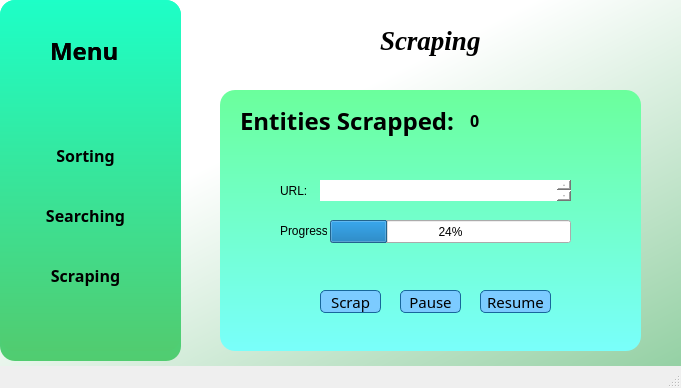
<?xml version="1.0" encoding="UTF-8"?>
<ui version="4.0">
 <class>MainWindow</class>
 <widget class="QMainWindow" name="MainWindow">
  <property name="geometry">
   <rect>
    <x>0</x>
    <y>0</y>
    <width>681</width>
    <height>388</height>
   </rect>
  </property>
  <property name="windowTitle">
   <string>MainWindow</string>
  </property>
  <widget class="QWidget" name="centralwidget">
   <widget class="QWidget" name="mainwidget" native="true">
    <property name="geometry">
     <rect>
      <x>0</x>
      <y>0</y>
      <width>1051</width>
      <height>571</height>
     </rect>
    </property>
    <property name="styleSheet">
     <string notr="true">QPushButton#loginButton{
	background-color:rgba(85,98,112,255);
	color:rgba(255,255,255,200);
	border-radius:5px;
}
QPushButton#loginButton:pressed{
	padding-left:5px;
	padding-top:5px;
	baclground-color:rgba(255,107,107,255);
	background-position:calc(100% - 10px)center;
}
QPushButton#loginButton:hover{
	background-color:rgba(255,107,107,255);
}</string>
    </property>
    <widget class="QLabel" name="frontlabel_3">
     <property name="geometry">
      <rect>
       <x>0</x>
       <y>0</y>
       <width>181</width>
       <height>351</height>
      </rect>
     </property>
     <property name="font">
      <font>
       <family>Rockwell</family>
       <weight>75</weight>
       <bold>true</bold>
      </font>
     </property>
     <property name="styleSheet">
      <string notr="true">background-color: qlineargradient(spread:pad, x1:0, y1:0, x2:0, y2:1, stop:0 rgb(29, 255, 199), stop:1 rgb(81, 204, 112));
border-radius:15px;</string>
     </property>
     <property name="text">
      <string/>
     </property>
    </widget>
    <widget class="QLabel" name="heading_label_2">
     <property name="geometry">
      <rect>
       <x>50</x>
       <y>30</y>
       <width>91</width>
       <height>41</height>
      </rect>
     </property>
     <property name="font">
      <font>
       <family>Rockwell</family>
       <pointsize>18</pointsize>
       <weight>75</weight>
       <bold>true</bold>
      </font>
     </property>
     <property name="styleSheet">
      <string notr="true">color:(0,0,0,200);</string>
     </property>
     <property name="text">
      <string>Menu</string>
     </property>
    </widget>
    <widget class="QLabel" name="lbl_logo_2">
     <property name="geometry">
      <rect>
       <x>380</x>
       <y>20</y>
       <width>121</width>
       <height>41</height>
      </rect>
     </property>
     <property name="font">
      <font>
       <family>Times New Roman</family>
       <pointsize>20</pointsize>
       <weight>75</weight>
       <italic>true</italic>
       <bold>true</bold>
      </font>
     </property>
     <property name="styleSheet">
      <string notr="true">color:rgb(0, 0, 0);
</string>
     </property>
     <property name="text">
      <string>Scraping</string>
     </property>
    </widget>
    <widget class="QLabel" name="Valid_label_2">
     <property name="geometry">
      <rect>
       <x>330</x>
       <y>250</y>
       <width>151</width>
       <height>16</height>
      </rect>
     </property>
     <property name="styleSheet">
      <string notr="true">color:rgba(229, 31, 37);</string>
     </property>
     <property name="text">
      <string/>
     </property>
    </widget>
    <widget class="QPushButton" name="Sorting_2">
     <property name="geometry">
      <rect>
       <x>0</x>
       <y>140</y>
       <width>171</width>
       <height>31</height>
      </rect>
     </property>
     <property name="font">
      <font>
       <family>Lucida Calligraphy</family>
       <pointsize>12</pointsize>
       <weight>75</weight>
       <bold>true</bold>
       <underline>false</underline>
      </font>
     </property>
     <property name="styleSheet">
      <string notr="true">QPushButton{
	background-color:rgb(44, 130, 134);
}
QPushButton:hover{
	color: #0000;
	background-color:qlineargradient(spread:pad, x1:0, y1:0, x2:1, y2:0, stop:0 rgbargb(111, 255, 44), stop:1 rgb(186, 255, 82));
	border-radius:10px;
}
</string>
     </property>
     <property name="text">
      <string>Sorting</string>
     </property>
     <property name="flat">
      <bool>true</bool>
     </property>
    </widget>
    <widget class="QLabel" name="backlabel_2">
     <property name="geometry">
      <rect>
       <x>-20</x>
       <y>0</y>
       <width>1031</width>
       <height>521</height>
      </rect>
     </property>
     <property name="styleSheet">
      <string notr="true">background-color:qlineargradient(spread:pad, x1:1, y1:1, x2:0.267045, y2:0.272, stop:0 rgba(70, 174, 97, 255), stop:1 rgba(255, 255, 255, 255));
border-radius:10px;
</string>
     </property>
     <property name="text">
      <string/>
     </property>
    </widget>
    <widget class="QLabel" name="frontlabel_4">
     <property name="geometry">
      <rect>
       <x>220</x>
       <y>90</y>
       <width>421</width>
       <height>261</height>
      </rect>
     </property>
     <property name="font">
      <font>
       <family>Rockwell</family>
       <weight>75</weight>
       <bold>true</bold>
      </font>
     </property>
     <property name="styleSheet">
      <string notr="true">background-color: qlineargradient(spread:pad, x1:0, y1:0, x2:0, y2:1, stop:0 rgb(107, 255, 156), stop:1 rgb(121, 255, 251));
border-radius:15px;</string>
     </property>
     <property name="text">
      <string/>
     </property>
    </widget>
    <widget class="QPushButton" name="Scraping">
     <property name="geometry">
      <rect>
       <x>0</x>
       <y>260</y>
       <width>171</width>
       <height>31</height>
      </rect>
     </property>
     <property name="font">
      <font>
       <family>Lucida Calligraphy</family>
       <pointsize>12</pointsize>
       <weight>75</weight>
       <bold>true</bold>
       <underline>false</underline>
      </font>
     </property>
     <property name="styleSheet">
      <string notr="true">QPushButton{
	background-color:rgb(44, 130, 134);
}
QPushButton:hover{
	color: #0000;
	background-color:qlineargradient(spread:pad, x1:0, y1:0, x2:1, y2:0, stop:0 rgbargb(111, 255, 44), stop:1 rgb(186, 255, 82));
	border-radius:10px;
}
</string>
     </property>
     <property name="text">
      <string>Scraping</string>
     </property>
     <property name="flat">
      <bool>true</bool>
     </property>
    </widget>
    <widget class="QPushButton" name="Searching">
     <property name="geometry">
      <rect>
       <x>0</x>
       <y>200</y>
       <width>171</width>
       <height>31</height>
      </rect>
     </property>
     <property name="font">
      <font>
       <family>Lucida Calligraphy</family>
       <pointsize>12</pointsize>
       <weight>75</weight>
       <bold>true</bold>
       <underline>false</underline>
      </font>
     </property>
     <property name="styleSheet">
      <string notr="true">QPushButton{
	background-color:rgb(44, 130, 134);
}
QPushButton:hover{
	color: #0000;
	background-color:qlineargradient(spread:pad, x1:0, y1:0, x2:1, y2:0, stop:0 rgbargb(111, 255, 44), stop:1 rgb(186, 255, 82));
	border-radius:10px;
}
</string>
     </property>
     <property name="text">
      <string>Searching</string>
     </property>
     <property name="flat">
      <bool>true</bool>
     </property>
    </widget>
    <widget class="QLabel" name="frontlabel_5">
     <property name="geometry">
      <rect>
       <x>0</x>
       <y>0</y>
       <width>181</width>
       <height>361</height>
      </rect>
     </property>
     <property name="font">
      <font>
       <family>Rockwell</family>
       <weight>75</weight>
       <bold>true</bold>
      </font>
     </property>
     <property name="styleSheet">
      <string notr="true">background-color: qlineargradient(spread:pad, x1:0, y1:0, x2:0, y2:1, stop:0 rgb(29, 255, 199), stop:1 rgb(81, 204, 112));
border-radius:15px;</string>
     </property>
     <property name="text">
      <string/>
     </property>
    </widget>
    <widget class="QLabel" name="heading_label_3">
     <property name="geometry">
      <rect>
       <x>50</x>
       <y>30</y>
       <width>91</width>
       <height>41</height>
      </rect>
     </property>
     <property name="font">
      <font>
       <family>Rockwell</family>
       <pointsize>18</pointsize>
       <weight>75</weight>
       <bold>true</bold>
      </font>
     </property>
     <property name="styleSheet">
      <string notr="true">color:(0,0,0,200);</string>
     </property>
     <property name="text">
      <string>Menu</string>
     </property>
    </widget>
    <zorder>backlabel_2</zorder>
    <zorder>frontlabel_4</zorder>
    <zorder>frontlabel_5</zorder>
    <zorder>frontlabel_3</zorder>
    <zorder>heading_label_2</zorder>
    <zorder>lbl_logo_2</zorder>
    <zorder>Valid_label_2</zorder>
    <zorder>Sorting_2</zorder>
    <zorder>Scraping</zorder>
    <zorder>Searching</zorder>
    <zorder>heading_label_3</zorder>
   </widget>
   <widget class="QLabel" name="label_7">
    <property name="geometry">
     <rect>
      <x>280</x>
      <y>180</y>
      <width>47</width>
      <height>21</height>
     </rect>
    </property>
    <property name="text">
     <string>URL:</string>
    </property>
   </widget>
   <widget class="QPlainTextEdit" name="txt_url">
    <property name="geometry">
     <rect>
      <x>320</x>
      <y>180</y>
      <width>251</width>
      <height>21</height>
     </rect>
    </property>
    <property name="styleSheet">
     <string notr="true">background-color:rgb(255,255,255);
border-radius:0px;</string>
    </property>
   </widget>
   <widget class="QPushButton" name="btn_pause_scrap">
    <property name="geometry">
     <rect>
      <x>400</x>
      <y>290</y>
      <width>61</width>
      <height>23</height>
     </rect>
    </property>
    <property name="font">
     <font>
      <family>Sans Serif Collection</family>
      <pointsize>11</pointsize>
     </font>
    </property>
    <property name="styleSheet">
     <string notr="true">QPushButton {
border: 1px solid rgb(24, 103, 155);
border-radius: 5px;
background-color: rgb(124, 203, 255);
}
QPushButton:hover {
border: 1px solid rgb(24, 103, 155);
border-radius: 10px;
background-color: rgb(240,248,255);
color: rgb(0,0,0);
 }
QPushButton:pressed {
border: 1px solid rgb(24, 103, 155);
border-radius: 10px;
background-color: rgb(20, 153, 240);
 }</string>
    </property>
    <property name="text">
     <string>Pause</string>
    </property>
   </widget>
   <widget class="QLabel" name="lbl_entites_scrapped">
    <property name="geometry">
     <rect>
      <x>470</x>
      <y>110</y>
      <width>111</width>
      <height>21</height>
     </rect>
    </property>
    <property name="font">
     <font>
      <family>Sakkal Majalla</family>
      <pointsize>12</pointsize>
      <weight>75</weight>
      <bold>true</bold>
     </font>
    </property>
    <property name="text">
     <string>0</string>
    </property>
   </widget>
   <widget class="QProgressBar" name="progressBar_scrap">
    <property name="geometry">
     <rect>
      <x>330</x>
      <y>220</y>
      <width>241</width>
      <height>23</height>
     </rect>
    </property>
    <property name="value">
     <number>24</number>
    </property>
   </widget>
   <widget class="QPushButton" name="btn_resume_scrap">
    <property name="geometry">
     <rect>
      <x>480</x>
      <y>290</y>
      <width>71</width>
      <height>23</height>
     </rect>
    </property>
    <property name="font">
     <font>
      <family>Sans Serif Collection</family>
      <pointsize>11</pointsize>
     </font>
    </property>
    <property name="styleSheet">
     <string notr="true">QPushButton {
border: 1px solid rgb(24, 103, 155);
border-radius: 5px;
background-color: rgb(124, 203, 255);
}
QPushButton:hover {
border: 1px solid rgb(24, 103, 155);
border-radius: 10px;
background-color: rgb(240,248,255);
color: rgb(0,0,0);
 }
QPushButton:pressed {
border: 1px solid rgb(24, 103, 155);
border-radius: 10px;
background-color: rgb(20, 153, 240);
 }</string>
    </property>
    <property name="text">
     <string>Resume</string>
    </property>
   </widget>
   <widget class="QLabel" name="label_12">
    <property name="geometry">
     <rect>
      <x>240</x>
      <y>100</y>
      <width>221</width>
      <height>41</height>
     </rect>
    </property>
    <property name="font">
     <font>
      <family>Sakkal Majalla</family>
      <pointsize>18</pointsize>
      <weight>75</weight>
      <bold>true</bold>
     </font>
    </property>
    <property name="text">
     <string>Entities Scrapped:</string>
    </property>
   </widget>
   <widget class="QPushButton" name="btn_scrap">
    <property name="geometry">
     <rect>
      <x>320</x>
      <y>290</y>
      <width>61</width>
      <height>23</height>
     </rect>
    </property>
    <property name="font">
     <font>
      <family>Sans Serif Collection</family>
      <pointsize>11</pointsize>
     </font>
    </property>
    <property name="styleSheet">
     <string notr="true">QPushButton {
border: 1px solid rgb(24, 103, 155);
border-radius: 5px;
background-color: rgb(124, 203, 255);
}
QPushButton:hover {
border: 1px solid rgb(24, 103, 155);
border-radius: 10px;
background-color: rgb(240,248,255);
color: rgb(0,0,0);
 }
QPushButton:pressed {
border: 1px solid rgb(24, 103, 155);
border-radius: 10px;
background-color: rgb(20, 153, 240);
 }</string>
    </property>
    <property name="text">
     <string>Scrap</string>
    </property>
   </widget>
   <widget class="QLabel" name="label_8">
    <property name="geometry">
     <rect>
      <x>280</x>
      <y>220</y>
      <width>47</width>
      <height>21</height>
     </rect>
    </property>
    <property name="text">
     <string>Progress</string>
    </property>
   </widget>
  </widget>
  <widget class="QStatusBar" name="statusbar"/>
 </widget>
 <resources/>
 <connections/>
</ui>
